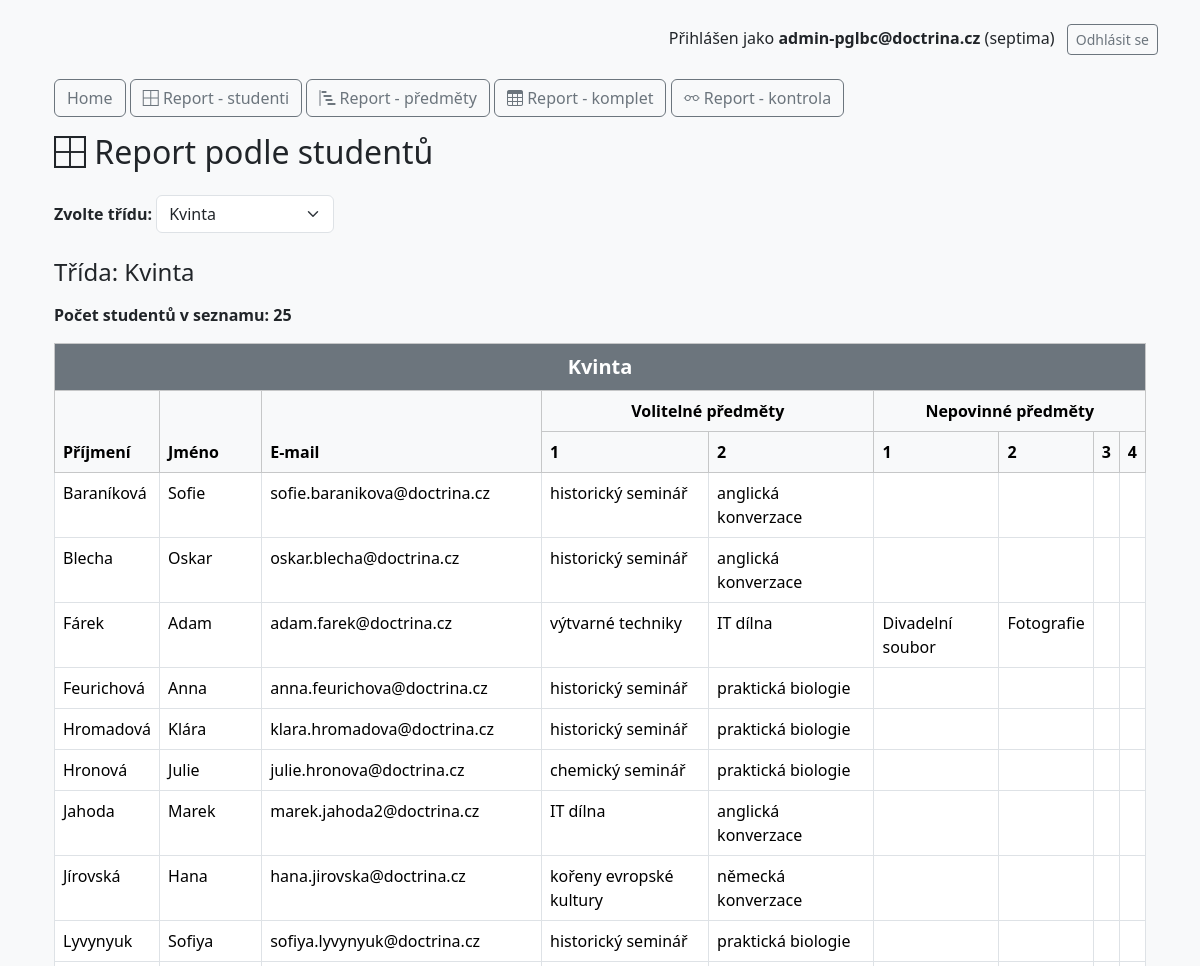
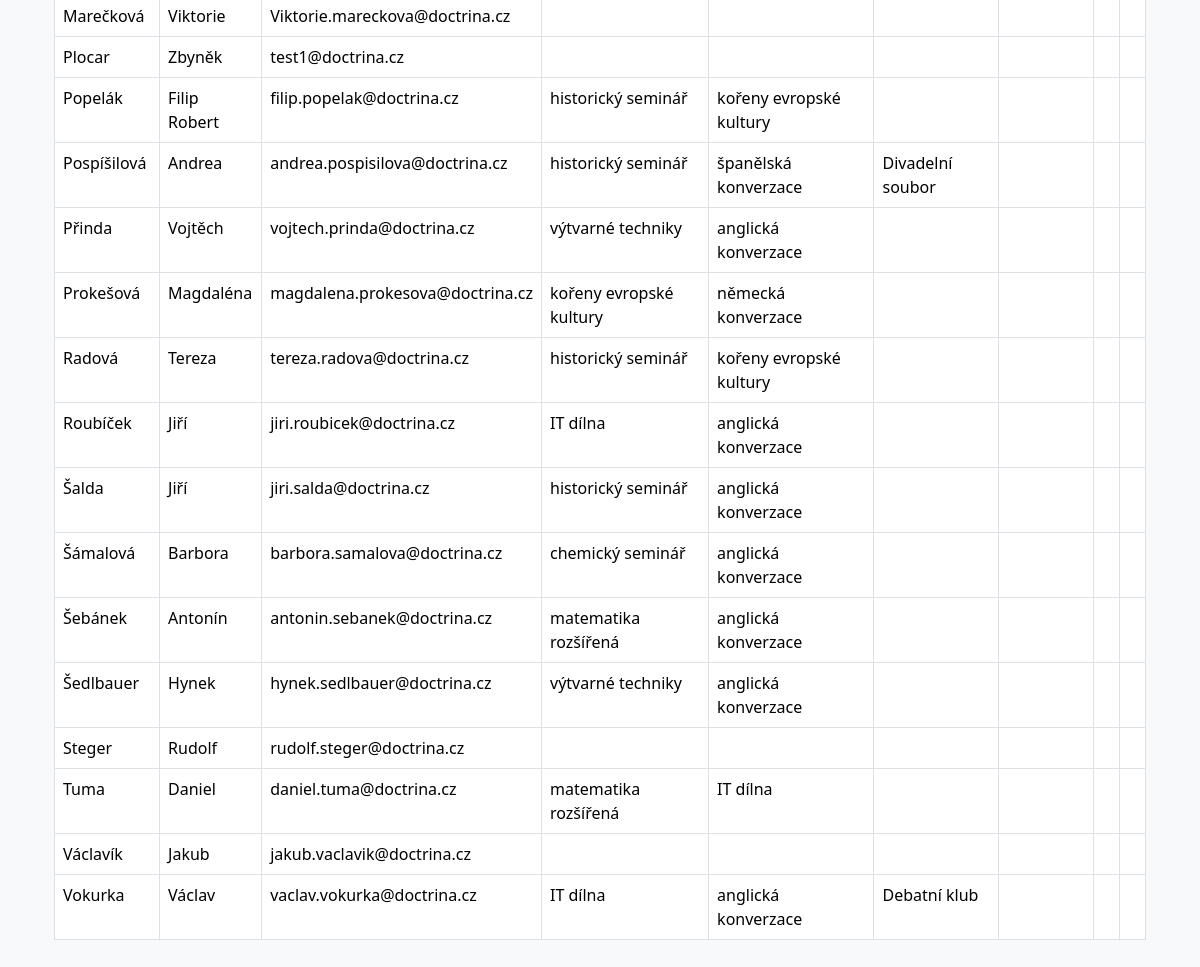
Screenshot of /report-tridy.php?report_class=kvinta (signed in) with the database file from the repository (2 pictures, top to bottom).
### tables this page shows
CREATE TABLE `users` (
  `id` int(11) NOT NULL,
  `email` varchar(100) NOT NULL,
  `name` varchar(100) NOT NULL,
  `surname` varchar(100) NOT NULL,
  `password_hash` varchar(255) NOT NULL,
  `class` varchar(50) NOT NULL,
  `created_at` datetime DEFAULT current_timestamp(),
  `updated_at` datetime DEFAULT current_timestamp() ON UPDATE current_timestamp(),
  `admin` tinyint(1) NOT NULL DEFAULT 0
);

### includes/Database.php (called while the page is built, shortened)
<?php
class Database {
    private $pdo;
    public function __construct() {
        $dsn = "mysql:host=" . DB_HOST . ";dbname=" . DB_NAME . ";charset=utf8mb4";
        try {
            $this->pdo = new PDO($dsn, DB_USER, DB_PASS);
            $this->pdo->setAttribute(PDO::ATTR_ERRMODE, PDO::ERRMODE_EXCEPTION);
        } catch (PDOException $e) {
            die("Chyba připojení k databázi: " . $e->getMessage());
        }
    }
    public function query($sql, $params = []) {
        $stmt = $this->pdo->prepare($sql);
        $stmt->execute($params);
        return $stmt;
    }
}

### report-tridy.php (the view, shortened to what this page needs)
<?php
require_once 'includes/Database.php';
$db = new Database();
$classOptions = [
    'prima' => 'Prima',
    'sekunda' => 'Sekunda',
    'tercie' => 'Tercie',
    'kvarta' => 'Kvarta',
    'kvinta' => 'Kvinta',
    'sexta' => 'Sexta',
    'septima' => 'Septima',
    'oktava' => 'Oktáva',
    'rocnik1' => '1. ročník',
    'rocnik2' => '2. ročník',
    'rocnik3' => '3. ročník',
    'rocnik4' => '4. ročník',
];
$selectedClass = $_GET['report_class'] ?? null;
$volitelneSloupce = [
    'kvinta' => 2, 'rocnik1' => 2,
    'sexta' => 5, 'rocnik2' => 5,
    'septima' => 4, 'rocnik3' => 4,
    'oktava' => 10, 'rocnik4' => 10,
    'tercie' => 1
];
$nepovinneSloupce = [
    'prima' => 1,
    'sekunda' => 2,
    'tercie' => 3,
    'kvarta' => 3,
    'kvinta' => 4, 'rocnik1' => 4,
    'sexta' => 4, 'rocnik2' => 4,
    'septima' => 4, 'rocnik3' => 4,
    'oktava' => 3, 'rocnik4' => 3
];
include 'templates/header.php';
?>
<div class="container mt-4">
    <div class="mb-3">
        <a href="index.php" class="btn btn-outline-secondary">Home</a>
        <a href="report-tridy.php" class="btn btn-outline-secondary"><i class="bi bi-border-all"></i> Report - studenti</a>
        <a href="report-predmety.php" class="btn btn-outline-secondary"><i class="bi bi-bar-chart-steps"></i> Report - předměty</a>
        <a href="report-komplet.php" class="btn btn-outline-secondary"><i class="bi bi-table"></i> Report - komplet</a>
        <a href="report-kontrola.php" class="btn btn-outline-secondary"><i class="bi bi-eyeglasses"></i> Report - kontrola</a>
    </div>
    <h2 class="mb-4"><i class="bi bi-border-all"></i> Report podle studentů</h2>
    <form method="get" class="mb-4">
        <label for="report_class" class="form-label fw-bold">Zvolte třídu:</label>
        <select name="report_class" id="report_class" class="form-select w-auto d-inline-block" onchange="this.form.submit()">
            <?php foreach ($classOptions as $key => $label): ?>
                <option value="<?= $key ?>" <?= $selectedClass === $key ? 'selected' : '' ?>><?= $label ?></option>
            <?php endforeach; ?>
        </select>
    </form>
    <?php if ($selectedClass): ?>
        <?php
        $stmt = $db->query("SELECT DISTINCT u.id, u.name, u.surname, u.email
                            FROM users u
                            LEFT JOIN user_choices c ON u.id = c.user_id
                            WHERE u.class = ?
                            ORDER BY u.surname, u.name", [$selectedClass]);
        $students = $stmt->fetchAll(PDO::FETCH_ASSOC);
        $volitPocet = $volitelneSloupce[$selectedClass] ?? 0;
        $nepovPocet = $nepovinneSloupce[$selectedClass] ?? 0;
        ?>
        <?php if (!empty($students)): ?>
            <h4 class="mb-3">Třída: <?= htmlspecialchars($classOptions[$selectedClass] ?? $selectedClass) ?></h4>
            <p class="fw-bold">Počet studentů v seznamu: <?= count($students) ?></p>
            <table class="table table-bordered">
                <thead class="table-light">
                    <tr>
                        <th colspan="<?= 3 + $volitPocet + $nepovPocet ?>" class="text-center fs-5 bg-secondary text-white">
                            <?= $classOptions[$selectedClass] ?? ucfirst($selectedClass) ?>
                        </th>
                    </tr>
                    <tr>
                        <th rowspan="2">Příjmení</th>
                        <th rowspan="2">Jméno</th>
                        <th rowspan="2">E-mail</th>
                        <?php if ($volitPocet > 0): ?>
                            <th colspan="<?= $volitPocet ?>" class="text-center">Volitelné předměty</th>
                        <?php endif; ?>
                        <?php if ($nepovPocet > 0): ?>
                            <th colspan="<?= $nepovPocet ?>" class="text-center">Nepovinné předměty</th>
                        <?php endif; ?>
                    </tr>
                    <tr>
                        <?php for ($i = 1; $i <= $volitPocet; $i++): ?>
                            <th><?= $i ?></th>
                        <?php endfor; ?>
                        <?php for ($i = 1; $i <= $nepovPocet; $i++): ?>
                            <th><?= $i ?></th>
                        <?php endfor; ?>
                    </tr>
                </thead>
                <tbody>
                    <?php foreach ($students as $student): ?>
                        <?php
                        $volitelne = $db->query("SELECT subject_name FROM user_choices WHERE user_id = ? AND subject_class = ?", [$student['id'], $selectedClass])->fetchAll(PDO::FETCH_COLUMN);
                        $nepovinne = $db->query("SELECT subject_name FROM user_choices_optional WHERE user_id = ? AND subject_class = ?", [$student['id'], $selectedClass])->fetchAll(PDO::FETCH_COLUMN);
                        ?>
                        <tr>
                            <td><?= htmlspecialchars($student['surname']) ?></td>
                            <td><?= htmlspecialchars($student['name']) ?></td>
                            <td><?= htmlspecialchars($student['email']) ?></td>
                            <?php for ($i = 0; $i < $volitPocet; $i++): ?>
                                <td><?= isset($volitelne[$i]) ? htmlspecialchars($volitelne[$i]) : '' ?></td>
                            <?php endfor; ?>
                            <?php for ($i = 0; $i < $nepovPocet; $i++): ?>
                                <td><?= isset($nepovinne[$i]) ? htmlspecialchars($nepovinne[$i]) : '' ?></td>
                            <?php endfor; ?>
                        </tr>
                    <?php endforeach; ?>
                </tbody>
            </table>
        <?php else: ?>
            <div class="alert alert-info">V této třídě zatím nejsou žádné výběry.</div>
        <?php endif; ?>
    <?php endif; ?>
</div>

### rows the page displays
users: surname "Baraníková", name "Sofie", email "sofie.baranikova@doctrina.cz", i "historický seminář", i "anglická konverzace"
users: surname "Blecha", name "Oskar", email "oskar.blecha@doctrina.cz", i "historický seminář", i "anglická konverzace"
users: surname "Fárek", name "Adam", email "adam.farek@doctrina.cz", i "výtvarné techniky", i "IT dílna", i "Divadelní soubor", i "Fotografie"
users: surname "Feurichová", name "Anna", email "anna.feurichova@doctrina.cz", i "historický seminář", i "praktická biologie"
users: surname "Hromadová", name "Klára", email "klara.hromadova@doctrina.cz", i "historický seminář", i "praktická biologie"
users: surname "Hronová", name "Julie", email "julie.hronova@doctrina.cz", i "chemický seminář", i "praktická biologie"
users: surname "Jahoda", name "Marek", email "marek.jahoda2@doctrina.cz", i "IT dílna", i "anglická konverzace"
users: surname "Jírovská", name "Hana", email "hana.jirovska@doctrina.cz", i "kořeny evropské kultury", i "německá konverzace"
users: surname "Lyvynyuk", name "Sofiya", email "sofiya.lyvynyuk@doctrina.cz", i "historický seminář", i "praktická biologie"
users: surname "Marečková", name "Viktorie", email "Viktorie.mareckova@doctrina.cz"
users: surname "Plocar", name "Zbyněk", email "test1@doctrina.cz"
users: surname "Popelák", name "Filip Robert", email "filip.popelak@doctrina.cz", i "historický seminář", i "kořeny evropské kultury"
users: surname "Pospíšilová", name "Andrea", email "andrea.pospisilova@doctrina.cz", i "historický seminář", i "španělská konverzace", i "Divadelní soubor"
users: surname "Přinda", name "Vojtěch", email "vojtech.prinda@doctrina.cz", i "výtvarné techniky", i "anglická konverzace"
users: surname "Prokešová", name "Magdaléna", email "magdalena.prokesova@doctrina.cz", i "kořeny evropské kultury", i "německá konverzace"
users: surname "Radová", name "Tereza", email "tereza.radova@doctrina.cz", i "historický seminář", i "kořeny evropské kultury"
users: surname "Roubíček", name "Jiří", email "jiri.roubicek@doctrina.cz", i "IT dílna", i "anglická konverzace"
users: surname "Šalda", name "Jiří", email "jiri.salda@doctrina.cz", i "historický seminář", i "anglická konverzace"
users: surname "Šámalová", name "Barbora", email "barbora.samalova@doctrina.cz", i "chemický seminář", i "anglická konverzace"
users: surname "Šebánek", name "Antonín", email "antonin.sebanek@doctrina.cz", i "matematika rozšířená", i "anglická konverzace"
users: surname "Šedlbauer", name "Hynek", email "hynek.sedlbauer@doctrina.cz", i "výtvarné techniky", i "anglická konverzace"
users: surname "Steger", name "Rudolf", email "rudolf.steger@doctrina.cz"
users: surname "Tuma", name "Daniel", email "daniel.tuma@doctrina.cz", i "matematika rozšířená", i "IT dílna"
users: surname "Václavík", name "Jakub", email "jakub.vaclavik@doctrina.cz"
users: surname "Vokurka", name "Václav", email "vaclav.vokurka@doctrina.cz", i "IT dílna", i "anglická konverzace", i "Debatní klub"

### other values shown
$_SESSION['user_email'] "admin-pglbc@doctrina.cz"
$_SESSION['class'] "septima"
$classOptions[$selectedClass] "Kvinta"
count($students) "25"
form field report_class "Kvinta"
